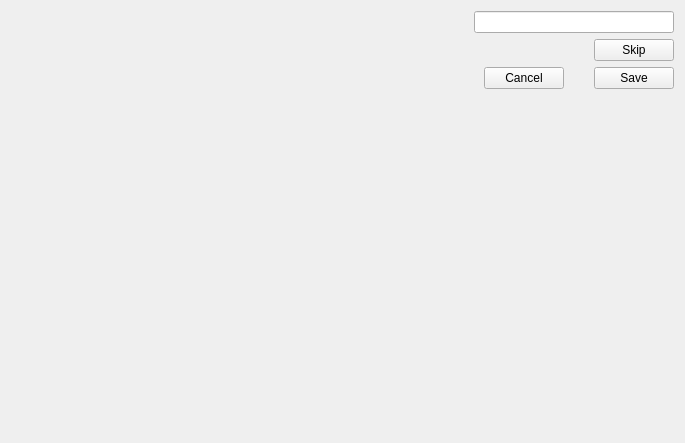
<?xml version="1.0" encoding="UTF-8"?>
<ui version="4.0">
 <class>TrainingDialog</class>
 <widget class="QDialog" name="TrainingDialog">
  <property name="geometry">
   <rect>
    <x>0</x>
    <y>0</y>
    <width>685</width>
    <height>443</height>
   </rect>
  </property>
  <property name="windowTitle">
   <string>Dialog</string>
  </property>
  <layout class="QHBoxLayout" name="horizontalLayout">
   <item>
    <widget class="QLabel" name="charPixelLabel">
     <property name="sizePolicy">
      <sizepolicy hsizetype="Expanding" vsizetype="Preferred">
       <horstretch>0</horstretch>
       <verstretch>0</verstretch>
      </sizepolicy>
     </property>
     <property name="text">
      <string/>
     </property>
    </widget>
   </item>
   <item>
    <layout class="QVBoxLayout" name="verticalLayout">
     <item alignment="Qt::AlignRight">
      <widget class="QLineEdit" name="lineEdit">
       <property name="sizePolicy">
        <sizepolicy hsizetype="Fixed" vsizetype="Fixed">
         <horstretch>0</horstretch>
         <verstretch>0</verstretch>
        </sizepolicy>
       </property>
       <property name="minimumSize">
        <size>
         <width>200</width>
         <height>0</height>
        </size>
       </property>
      </widget>
     </item>
     <item alignment="Qt::AlignRight">
      <widget class="QPushButton" name="skipButton">
       <property name="sizePolicy">
        <sizepolicy hsizetype="Fixed" vsizetype="Fixed">
         <horstretch>0</horstretch>
         <verstretch>0</verstretch>
        </sizepolicy>
       </property>
       <property name="minimumSize">
        <size>
         <width>80</width>
         <height>0</height>
        </size>
       </property>
       <property name="focusPolicy">
        <enum>Qt::NoFocus</enum>
       </property>
       <property name="text">
        <string>Skip</string>
       </property>
      </widget>
     </item>
     <item>
      <layout class="QHBoxLayout" name="horizontalLayout_2">
       <property name="spacing">
        <number>0</number>
       </property>
       <property name="sizeConstraint">
        <enum>QLayout::SetMinimumSize</enum>
       </property>
       <item alignment="Qt::AlignHCenter|Qt::AlignTop">
        <widget class="QPushButton" name="cancelButton">
         <property name="sizePolicy">
          <sizepolicy hsizetype="Fixed" vsizetype="Fixed">
           <horstretch>0</horstretch>
           <verstretch>0</verstretch>
          </sizepolicy>
         </property>
         <property name="minimumSize">
          <size>
           <width>60</width>
           <height>0</height>
          </size>
         </property>
         <property name="focusPolicy">
          <enum>Qt::NoFocus</enum>
         </property>
         <property name="text">
          <string>Cancel</string>
         </property>
        </widget>
       </item>
       <item alignment="Qt::AlignRight|Qt::AlignTop">
        <widget class="QPushButton" name="saveButton">
         <property name="sizePolicy">
          <sizepolicy hsizetype="Fixed" vsizetype="Fixed">
           <horstretch>0</horstretch>
           <verstretch>0</verstretch>
          </sizepolicy>
         </property>
         <property name="focusPolicy">
          <enum>Qt::NoFocus</enum>
         </property>
         <property name="text">
          <string>Save</string>
         </property>
        </widget>
       </item>
      </layout>
     </item>
    </layout>
   </item>
  </layout>
 </widget>
 <resources/>
 <connections/>
</ui>
